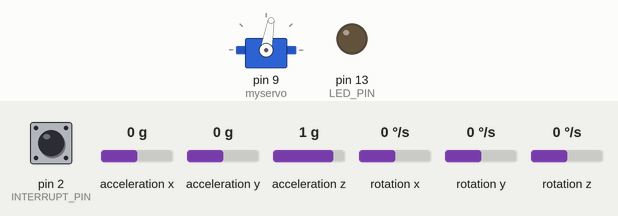
This sketch was run on a simulated Arduino Uno, built with avr-gcc and run on an emulated ATmega328P. Shown: servo, output pins drawn as LEDs (lit = HIGH). The test bench sets the inputs (shaded band); at power-on: acceleration x 0 g, acceleration y 0 g, pin 2 (INTERRUPT_PIN) LOW, acceleration z 1 g, rotation x 0 °/s, rotation y 0 °/s, rotation z 0 °/s. The sensor or clock chip raises its interrupt line as the real part does; what the sketch prints to the serial monitor is not drawn.

Above: at 1.7 s.
1.8 s: acceleration x set to -1.4 g
At 3.0 s:
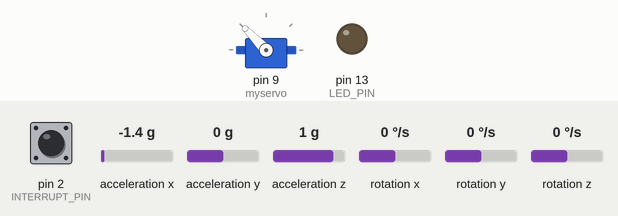
3.3 s: acceleration y set to -1.4 g
At 4.1 s:
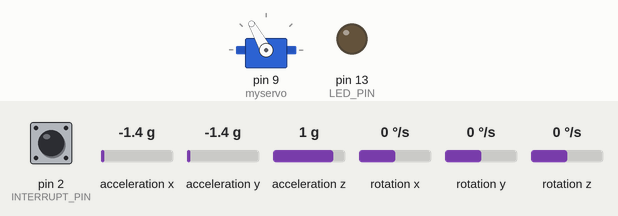
4.8 s: acceleration x set to 0.8 g
At 5.3 s:
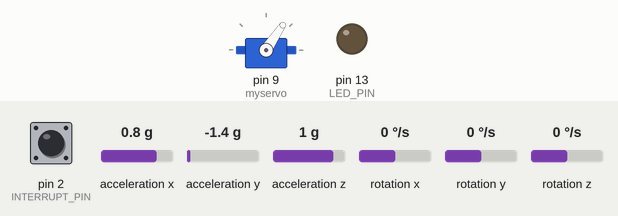
6.3 s: acceleration x set to 0 g
At 7.6 s:
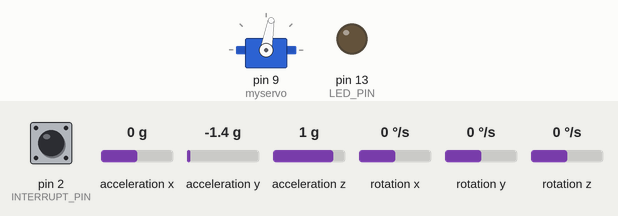
Timing chart, 0 to 8.8 s (numbered marks = the images above; inputs shaded):
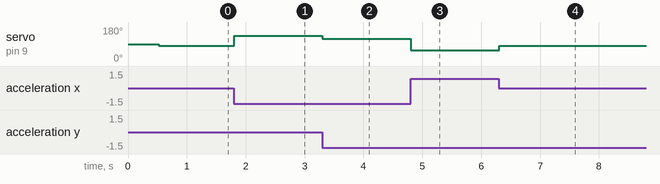

The sketch:

foiling_tail_210202.ino
```cpp
#include "I2Cdev.h"

#include "MPU6050_6Axis_MotionApps20.h"

#if I2CDEV_IMPLEMENTATION == I2CDEV_ARDUINO_WIRE
    #include "Wire.h"
#endif


MPU6050 mpu;

// uncomment "OUTPUT_READABLE_YAWPITCHROLL" if you want to see the yaw/
// pitch/roll angles (in degrees) calculated from the quaternions coming
// from the FIFO. Note this also requires gravity vector calculations.
// Also note that yaw/pitch/roll angles suffer from gimbal lock (for
// more info, see: http://en.wikipedia.org/wiki/Gimbal_lock)
#define OUTPUT_READABLE_YAWPITCHROLL


#define INTERRUPT_PIN 2  // use pin 2 on Arduino Uno & most boards
#define LED_PIN 13 // (Arduino is 13, Teensy is 11, Teensy++ is 6)
bool blinkState = false;

// MPU control/status vars
bool dmpReady = false;  // set true if DMP init was successful
uint8_t mpuIntStatus;   // holds actual interrupt status byte from MPU
uint8_t devStatus;      // return status after each device operation (0 = success, !0 = error)
uint16_t packetSize;    // expected DMP packet size (default is 42 bytes)
uint16_t fifoCount;     // count of all bytes currently in FIFO
uint8_t fifoBuffer[64]; // FIFO storage buffer

// orientation/motion vars
Quaternion q;           // [w, x, y, z]         quaternion container
VectorInt16 aa;         // [x, y, z]            accel sensor measurements
VectorInt16 aaReal;     // [x, y, z]            gravity-free accel sensor measurements
VectorInt16 aaWorld;    // [x, y, z]            world-frame accel sensor measurements
VectorFloat gravity;    // [x, y, z]            gravity vector
float euler[3];         // [psi, theta, phi]    Euler angle container
float ypr[3];           // [yaw, pitch, roll]   yaw/pitch/roll container and gravity vector

int pitch;
int servo_angle;

#include <Servo.h>

Servo myservo;  // create servo object to control a servo


int pos = 80;    // 80 = nollläge . max upp 40 .  max ner 120
volatile bool mpuInterrupt = false;     // indicates whether MPU interrupt pin has gone high
void dmpDataReady() {
    mpuInterrupt = true;
}

//____________________________________________________________________
void setup() {
    // join I2C bus (I2Cdev library doesn't do this automatically)
    #if I2CDEV_IMPLEMENTATION == I2CDEV_ARDUINO_WIRE
        Wire.begin();
        Wire.setClock(400000); // 400kHz I2C clock. Comment this line if having compilation difficulties
    #elif I2CDEV_IMPLEMENTATION == I2CDEV_BUILTIN_FASTWIRE
        Fastwire::setup(400, true);
    #endif

    // initialize serial communication
    // (115200 chosen because it is required for Teapot Demo output, but it's
    // really up to you depending on your project)
    Serial.begin(115200);
    while (!Serial); // wait for Leonardo enumeration, others continue immediately

    Serial.println(F("Initializing I2C devices..."));
    mpu.initialize();
    pinMode(INTERRUPT_PIN, INPUT);

    // verify connection
    Serial.println(F("Testing device connections..."));
    Serial.println(mpu.testConnection() ? F("MPU6050 connection successful") : F("MPU6050 connection failed"));


    while (Serial.available() && Serial.read()); // empty buffer again

    // load and configure the DMP
    Serial.println(F("Initializing DMP..."));
    devStatus = mpu.dmpInitialize();

    // supply your own gyro offsets here, scaled for min sensitivity
    mpu.setXGyroOffset(220);
    mpu.setYGyroOffset(76);
    mpu.setZGyroOffset(-85);
    mpu.setZAccelOffset(1788); // 1688 factory default for my test chip

    // make sure it worked (returns 0 if so)
    if (devStatus == 0) {
        // turn on the DMP, now that it's ready
        Serial.println(F("Enabling DMP..."));
        mpu.setDMPEnabled(true);

        // enable Arduino interrupt detection
        Serial.println(F("Enabling interrupt detection (Arduino external interrupt 0)..."));
        attachInterrupt(digitalPinToInterrupt(INTERRUPT_PIN), dmpDataReady, RISING);
        mpuIntStatus = mpu.getIntStatus();

        // set our DMP Ready flag so the main loop() function knows it's okay to use it
        Serial.println(F("DMP ready! Waiting for first interrupt..."));
        dmpReady = true;

        // get expected DMP packet size for later comparison
        packetSize = mpu.dmpGetFIFOPacketSize();
    } else {
        // ERROR!
        // 1 = initial memory load failed
        // 2 = DMP configuration updates failed
        // (if it's going to break, usually the code will be 1)
        Serial.print(F("DMP Initialization failed (code "));
        Serial.print(devStatus);
        Serial.println(F(")"));
    }

    // configure LED for output
    pinMode(LED_PIN, OUTPUT);


 myservo.attach(9);  // attaches the servo on pin 9 to the servo object


}

// ================================================================

void loop() {
    // if programming failed, don't try to do anything
    if (!dmpReady) return;

    // wait for MPU interrupt or extra packet(s) available
    while (!mpuInterrupt && fifoCount < packetSize) {
        // other program behavior stuff here
        // .
        // .
        // .
        // if you are really paranoid you can frequently test in between other
        // stuff to see if mpuInterrupt is true, and if so, "break;" from the
        // while() loop to immediately process the MPU data
        // .
        // .
        // .
    }

    // reset interrupt flag and get INT_STATUS byte
    mpuInterrupt = false;
    mpuIntStatus = mpu.getIntStatus();

    // get current FIFO count
    fifoCount = mpu.getFIFOCount();

    // check for overflow (this should never happen unless our code is too inefficient)
    if ((mpuIntStatus & 0x10) || fifoCount == 1024) {
        // reset so we can continue cleanly
        mpu.resetFIFO();
        Serial.println(F("FIFO overflow!"));

    // otherwise, check for DMP data ready interrupt (this should happen frequently)
    } else if (mpuIntStatus & 0x02) {
        // wait for correct available data length, should be a VERY short wait
        while (fifoCount < packetSize) fifoCount = mpu.getFIFOCount();

        // read a packet from FIFO
        mpu.getFIFOBytes(fifoBuffer, packetSize);

        // track FIFO count here in case there is > 1 packet available
        // (this lets us immediately read more without waiting for an interrupt)
        fifoCount -= packetSize;


        #ifdef OUTPUT_READABLE_YAWPITCHROLL
            // display Euler angles in degrees
            mpu.dmpGetQuaternion(&q, fifoBuffer);
            mpu.dmpGetGravity(&gravity, &q);
            mpu.dmpGetYawPitchRoll(ypr, &q, &gravity);

            pitch = ypr[1] * 180/M_PI;

            //Serial.println("");
            //Serial.print("pitch: ");
            //Serial.println(pitch);
        #endif

      if (pitch > -90 && pitch < 90)
            {
              servo_angle = 80 - pitch;  //byt 80 mot kalibreringsvariabel
              constrain(servo_angle, 40, 120);
            }

//Serial.print("servo angle: ");
//Serial.println(servo_angle);
myservo.write(servo_angle);

    }

}
```

Measured:
- after the input at 1.8 s, servo on pin 9 (myservo): 80° → 134° at once
- after the input at 3.3 s, servo on pin 9 (myservo): 134° → 119° at once
- after the input at 4.8 s, servo on pin 9 (myservo): 119° → 56° at once
- after the input at 6.3 s, servo on pin 9 (myservo): 56° → 80° at once
